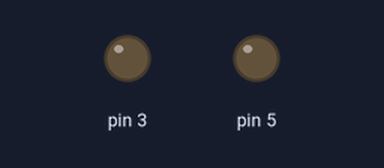
Simulated run of this sketch. Board: Arduino Uno, built with avr-gcc and run on an emulated ATmega328P. Shown: output pins drawn as LEDs (lit = HIGH). Dashed ring = blinking.

Above: at 0.2 s.
At 0.65 s:
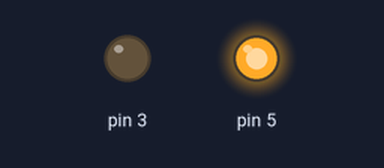
At 2.6 s:
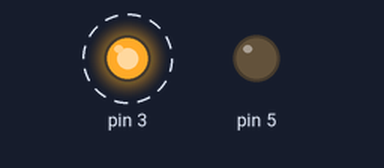
At 4.2 s:
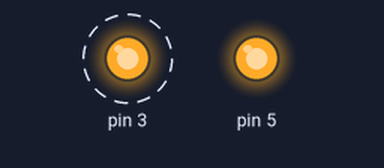
Timing chart, 0 to 5.2 s (numbered marks = the images above):
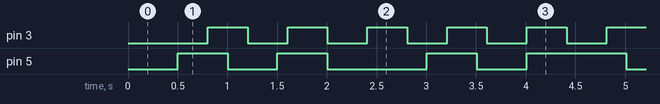

Measured:
- by itself, pin 3: alternates HIGH for 0.40 s and LOW for 0.40 s
- by itself, pin 5: repeats every 4.0 s: LOW 0.50 s, HIGH 0.50 s, LOW 1.0 s, HIGH 0.50 s, LOW 0.50 s, HIGH 1.0 s
- by itself, everything shown: repeats every 4.0 s, in 16 steps

The sketch:

multitasking_led.ino
```cpp
unsigned long cur_time1=0;
unsigned long cur_time2=0;
unsigned long pre_time1=0;
unsigned long pre_time2=0;
bool state1 = 0;
bool state2 = 0;


void setup()
{
  pinMode(3, OUTPUT);
  pinMode(5, OUTPUT);
}

void loop()
{
  cur_time1 = millis();
  cur_time2 = millis();
  if(cur_time1-pre_time1 >400)
  {
     digitalWrite(3,state1);
     state1 = !state1;
     pre_time1 = cur_time1;

  }
  if(cur_time1-pre_time2 >500)
  {
     digitalWrite(5,state1);
     state2 = !state2;
     pre_time2 = cur_time1;

  }

}
```
